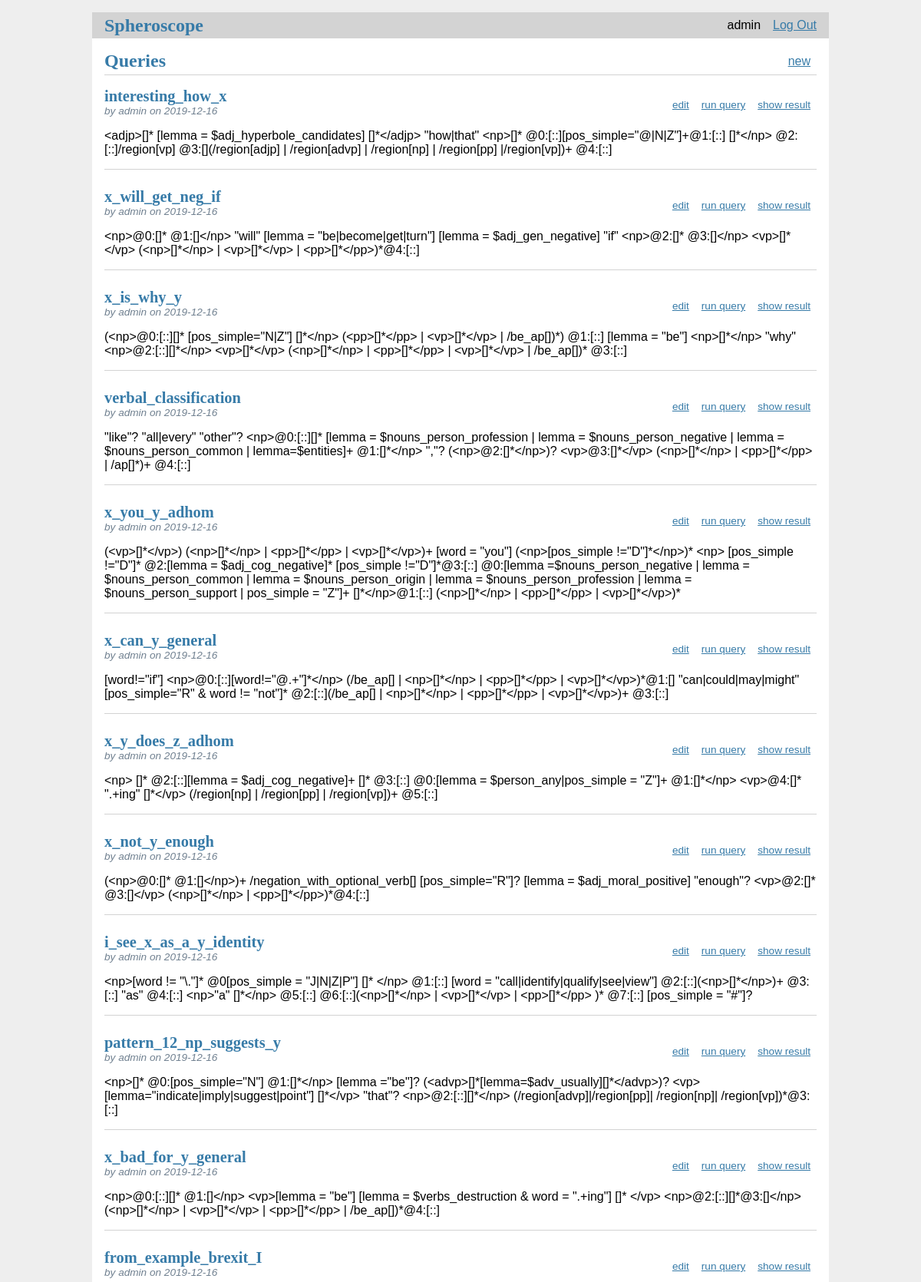
The app's page /queries/ (signed in, upper part) with its own data.
### tables this page shows
CREATE TABLE users (
  id INTEGER PRIMARY KEY AUTOINCREMENT,
  username TEXT UNIQUE NOT NULL,
  password TEXT NOT NULL
);

CREATE TABLE queries (
  id INTEGER PRIMARY KEY AUTOINCREMENT,
  author_id INTEGER NOT NULL,
  created TIMESTAMP NOT NULL DEFAULT CURRENT_TIMESTAMP,
  title TEXT NOT NULL,
  query TEXT NOT NULL,
  anchors TEXT,
  regions TEXT,
  pattern INTEGER,
  FOREIGN KEY (author_id) REFERENCES users (id)
);

### spheroscope/queries.py (the view)
@bp.route('/')
@login_required
def index():
    db = get_db()
    queries = db.execute(
        'SELECT qu.id, title, query, created, author_id, username, anchors, regions, pattern'
        ' FROM queries qu JOIN users u ON qu.author_id = u.id'
        ' ORDER BY created DESC'
    ).fetchall()
    return render_template('queries/index.html', queries=queries)

### spheroscope/auth.py (called while the page is built)
@bp.before_app_request
def load_logged_in_user():
    user_id = session.get('user_id')
    if user_id is None:
        g.user = None
    else:
        g.user = get_db().execute(
            'SELECT * FROM users WHERE id = ?', (user_id,)
        ).fetchone()

def login_required(view):
    @functools.wraps(view)
    def wrapped_view(**kwargs):
        if g.user is None:
            return redirect(url_for('auth.login'))
        return view(**kwargs)
    return wrapped_view

### spheroscope/db.py (called while the page is built)
def get_db():
    if 'db' not in g:
        g.db = sqlite3.connect(
            current_app.config['DATABASE'],
            detect_types=sqlite3.PARSE_DECLTYPES
        )
        g.db.row_factory = sqlite3.Row
    return g.db

### spheroscope/templates/queries/index.html
{% extends 'base.html' %}
{% block header %}
<h1>{% block title %}Queries{% endblock %}</h1>
{% if g.user %}
<a class="action" href="{{ url_for('queries.create') }}">new</a>
{% endif %}
{% endblock %}
{% block content %}
{% for query in queries %}
<article class="post">
  <header>
    <div>
      <h1>{{ query['title'] }}</h1>
      <div class="about">by {{ query['username'] }} on {{ query['created'].strftime('%Y-%m-%d') }}</div>
    </div>
    {% if g.user['id'] == query['author_id'] %}
    <a class="action" href="{{
			    url_for('queries.update', id=query['id'])
			    }}">edit</a>
    <a class="action" href="{{
			    url_for('queries.run', id=query['id'])
			    }}">run query</a>
    <a class="action" href="{{
			    url_for('queries.show_result', id=query['id'])
			    }}">show result</a>
    {% endif %}
  </header>
  <p class="body">{{ query['query'] }}</p>
</article>
{% if not loop.last %}
<hr>
{% endif %}
{% endfor %}
{% endblock %}

### spheroscope/templates/base.html (shortened to what this page needs)
<!doctype html>
<link rel="stylesheet" href="{{ url_for('static', filename='style.css') }}">
<nav>
  <h1><a href="{{ url_for('index') }}">Spheroscope</a></h1>
  <ul>
    {% if g.user %}
      <li><span>{{ g.user['username'] }}</span>
      <li><a href="{{ url_for('auth.logout') }}">Log Out</a>
    {% else %}
      <li><a href="{{ url_for('auth.register') }}">Register</a>
      <li><a href="{{ url_for('auth.login') }}">Log In</a>
    {% endif %}
  </ul>
</nav>
<section class="content">
  <header>
    {% block header %}{% endblock %}
  </header>
  {% block content %}{% endblock %}
</section>

### spheroscope/static/style.css (style rules this page uses)
h1 { font-family: serif; color: #377ba8; margin: 1rem 0; }
a { color: #377ba8; }
hr { border: none; border-top: 1px solid lightgray; }
nav { background: lightgray; display: flex; align-items: center; padding: 0 0.5rem; }
nav h1 { flex: auto; margin: 0; }
nav h1 a { text-decoration: none; padding: 0.25rem 0.5rem; }
nav ul { display: flex; list-style: none; margin: 0; padding: 0; }
nav ul li a, nav ul li span, header .action { display: block; padding: 0.5rem; }
.content { padding: 0 1rem 1rem; }
.content > header { border-bottom: 1px solid lightgray; display: flex; align-items: flex-end; }
.content > header h1 { flex: auto; margin: 1rem 0 0.25rem 0; }
.post > header { display: flex; align-items: flex-end; font-size: 0.85em; }
.post > header > div:first-of-type { flex: auto; }
.post > header h1 { font-size: 1.5em; margin-bottom: 0; }
.post .about { color: slategray; font-style: italic; }
.post .body { white-space: pre-line; }
.content:last-child { margin-bottom: 0; }

### records on screen
users: user.username "admin"
queries: title "interesting_how_x", username "admin", created "2019-12-16", query "<adjp>[]* [lemma = $adj_hyperbole_candidates] []*</adjp> \"how|that\" <np>[]* @0:[::][pos_simple=\"@|N|Z\"]+@1:[::] []*</np> @2:[::]/region[vp] @3:[](/region[adjp] | /region[advp] | /region[np] | /region[pp] |/region[vp])+ @4:[::]"
queries: title "x_will_get_neg_if", username "admin", created "2019-12-16", query "<np>@0:[]* @1:[]</np> \"will\" [lemma = \"be|become|get|turn\"] [lemma = $adj_gen_negative] \"if\" <np>@2:[]* @3:[]</np> <vp>[]*</vp> (<np>[]*</np> | <vp>[]*</vp> | <pp>[]*</pp>)*@4:[::]"
queries: title "x_is_why_y", username "admin", created "2019-12-16", query "(<np>@0:[::][]* [pos_simple=\"N|Z\"] []*</np> (<pp>[]*</pp> | <vp>[]*</vp> | /be_ap[])*) @1:[::] [lemma = \"be\"] <np>[]*</np> \"why\" <np>@2:[::][]*</np> <vp>[]*</vp> (<np>[]*</np> | <pp>[]*</pp> | <vp>[]*</vp> | /be_ap[])* @3:[::]"
queries: title "verbal_classification", username "admin", created "2019-12-16", query "\"like\"? \"all|every\" \"other\"? <np>@0:[::][]* [lemma = $nouns_person_profession | lemma = $nouns_person_negative | lemma = $nouns_person_common | lemma=$entities]+ @1:[]*</np> \",\"? (<np>@2:[]*</np>)? <vp>@3:[]*</vp> (<np>[]*</np> | <pp>[]*</pp> | /ap[]*)+ @4:[::]"
queries: title "x_you_y_adhom", username "admin", created "2019-12-16", query "(<vp>[]*</vp>) (<np>[]*</np> | <pp>[]*</pp> | <vp>[]*</vp>)+ [word = \"you\"] (<np>[pos_simple !=\"D\"]*</np>)* <np> [pos_simple !=\"D\"]* @2:[lemma = $adj_cog_negative]* [pos_simple !=\"D\"]*@3:[::] @0:[lemma =$nouns_person_negative | lemma = $nouns_person_common | lemma = $nouns_person_origin | lemma = $nouns_person_profession | lemma = $nouns_person_support | pos_simple = \"Z\"]+ []*</np>@1:[::] (<np>[]*</np> | <pp>[]*</pp> | <vp>[]*</vp>)*"
queries: title "x_can_y_general", username "admin", created "2019-12-16", query "[word!=\"if\"] <np>@0:[::][word!=\"@.+\"]*</np> (/be_ap[] | <np>[]*</np> | <pp>[]*</pp> | <vp>[]*</vp>)*@1:[] \"can|could|may|might\" [pos_simple=\"R\" & word != \"not\"]* @2:[::](/be_ap[] | <np>[]*</np> | <pp>[]*</pp> | <vp>[]*</vp>)+ @3:[::]"
queries: title "x_y_does_z_adhom", username "admin", created "2019-12-16", query "<np> []* @2:[::][lemma = $adj_cog_negative]+ []* @3:[::] @0:[lemma = $person_any|pos_simple = \"Z\"]+ @1:[]*</np> <vp>@4:[]* \".+ing\" []*</vp> (/region[np] | /region[pp] | /region[vp])+ @5:[::]"
queries: title "x_not_y_enough", username "admin", created "2019-12-16", query "(<np>@0:[]* @1:[]</np>)+ /negation_with_optional_verb[] [pos_simple=\"R\"]? [lemma = $adj_moral_positive] \"enough\"? <vp>@2:[]* @3:[]</vp> (<np>[]*</np> | <pp>[]*</pp>)*@4:[::]"
queries: title "i_see_x_as_a_y_identity", username "admin", created "2019-12-16", query "<np>[word != \"\\.\"]* @0[pos_simple = \"J|N|Z|P\"] []* </np> @1:[::] [word = \"call|identify|qualify|see|view\"] @2:[::](<np>[]*</np>)+ @3:[::] \"as\" @4:[::] <np>\"a\" []*</np> @5:[::] @6:[::](<np>[]*</np> | <vp>[]*</vp> | <pp>[]*</pp> )* @7:[::] [pos_simple = \"#\"]?"
queries: title "pattern_12_np_suggests_y", username "admin", created "2019-12-16", query "<np>[]* @0:[pos_simple=\"N\"] @1:[]*</np> [lemma =\"be\"]? (<advp>[]*[lemma=$adv_usually][]*</advp>)? <vp>[lemma=\"indicate|imply|suggest|point\"] []*</vp> \"that\"? <np>@2:[::][]*</np> (/region[advp]|/region[pp]| /region[np]| /region[vp])*@3:[::]"
queries: title "x_bad_for_y_general", username "admin", created "2019-12-16", query "<np>@0:[::][]* @1:[]</np> <vp>[lemma = \"be\"] [lemma = $verbs_destruction & word = \".+ing\"] []* </vp> <np>@2:[::][]*@3:[]</np> (<np>[]*</np> | <vp>[]*</vp> | <pp>[]*</pp> | /be_ap[])*@4:[::]"
queries: title "from_example_brexit_I", username "admin", created "2019-12-16"
